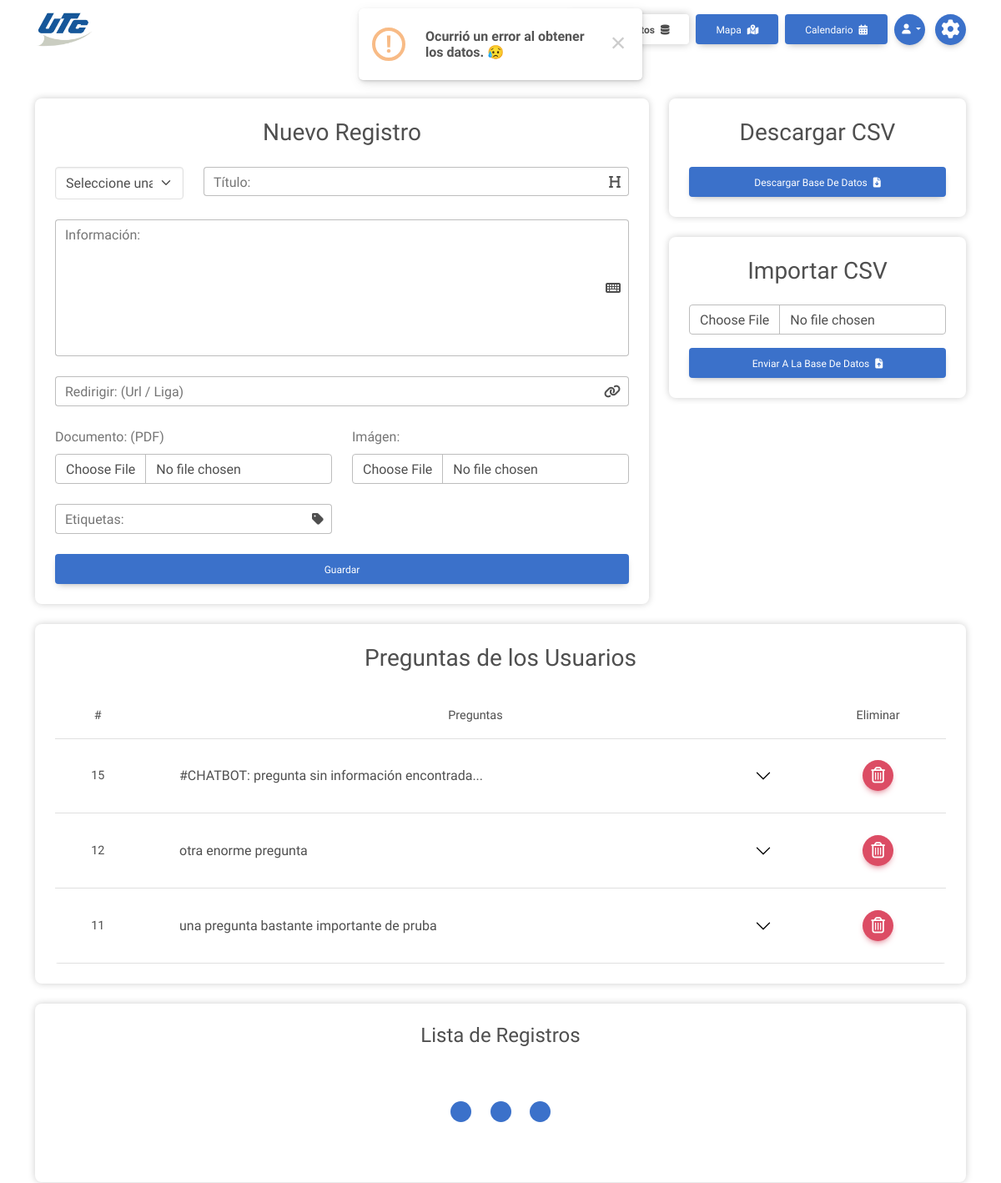
The page /administracion/base_de_datos/ (signed in, upper part) on the database as committed earlier.
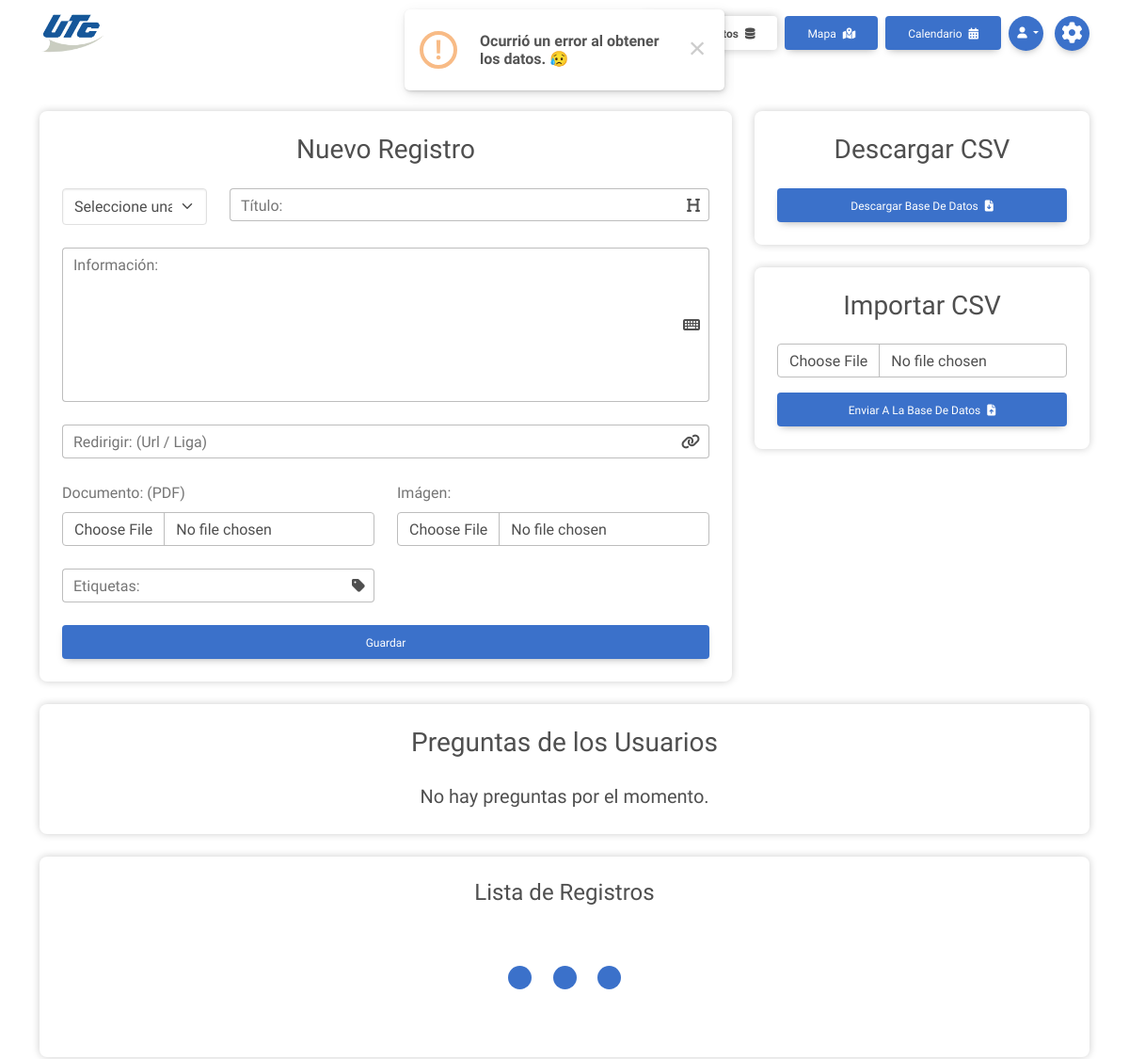
The same page on the database as committed later.
### cross_asistent/models.py (models this page shows)
class Preguntas(models.Model):
    pregunta = models.CharField(max_length=150)
    descripcion = models.TextField(blank=True)
    fecha = models.DateTimeField(auto_now_add=True)
    class Meta:
        verbose_name = "Pregunta"
        verbose_name_plural = "Preguntas"

### cross_asistent/views.py (the view)
# urls.py: path('administracion/base_de_datos/', views.database_page, name='database_page'),
@login_required
@never_cache
def database_page(request):
    context = { 'active_page':'database','pages':functions.pages, 'preguntas_sending':questions_all, 'categorias':categoriasFilter, 'categoriasall':categoriasall }
    return render(request, 'admin/database.html', context)

### cross_asistent/templates/admin/database.html (shortened to what this page needs)
{% extends 'base/widget.html' %}
{% load static %}
{% block link_home %}{% url 'admin' %}{% endblock %}
{% block link_default %}
{% include 'base/widget_links-admin.html' %}
{% endblock %}
{% block extra_head %}
<link rel="stylesheet" href="https://cdn.datatables.net/1.13.1/css/dataTables.bootstrap5.min.css" />
{% endblock %}
{% block content %}
<main class="container container-fluid py-5">
    <div class="row">
        <section class="col-lg-8">
            <section class="card mb-4">
                <div class="card-body">
                    <h3 class="text-center mb-4">Nuevo Registro</h3>
                    <form method="post" action="{% url 'create_database' %}" data-submit-form id="databaseForm" autocomplete="off">
                        <div class="row">
                            <div class="col-md-3">
                                <div class="form-outline mb-4">
                                    <select class="form-select" id="categoria" name="categoria" required>
                                        <option selected disabled hidden>Seleccione una categoría:</option>
                                    </select>
                                </div>
                            </div>
                            <div class="col">
                                <div class="form-outline mb-4" data-mdb-input-init>
                                    <i class="fa-solid fa-heading trailing"></i>
                                    <input type="text" id="titulo" name="titulo" class="form-control form-icon-trailing" required />
                                    <label class="form-label" for="titulo">Título:</label>
                                </div>
                            </div>
                        </div>
                        <div class="form-outline mb-4" data-mdb-input-init>
                            <i class="fa-solid fa-keyboard trailing"></i>
                            <textarea class="form-control form-icon-trailing" id="informacion" name="informacion" rows="6" required></textarea>
                            <label for="informacion" class="form-label">Información:</label>
                        </div>
                        <div class="row">
                            <div class="col-12">
                                <div class="form-outline mb-4" data-mdb-input-init>
                                    <i class="fa-solid fa-link trailing"></i>
                                    <input type="text" id="redirigir" name="redirigir" class="form-control form-icon-trailing" />
                                    <label class="form-label" for="redirigir">Redirigir: (url / liga)</label>
                                </div>
                            </div>
                            <div class="col-md-6">
                                <div class="mb-4">
                                    <label for="documentos" class="form-label">Documento: (PDF)</label>
                                    <input type="file" class="form-control" id="documentos" name="documento" accept="application/pdf">
                                </div>
                            </div>
                            <div class="col-md-6">
                                <div class="mb-4">
                                    <label for="imagenes" class="form-label">Imágen:</label>
                                    <input type="file" class="form-control" id="imagenes" name="imagen" accept="image/jpeg, image/png, image/webp*">
                                </div>
                            </div>
                        </div>
                        <div class="row tag-group">
                            <div class="col-md-6">
                                <div class="form-outline mb-4" data-mdb-input-init>
                                    <i class="fa-solid fa-tag trailing"></i>
                                    <input type="text" id="addTags" name="addTags" class="form-control form-icon-trailing addTags" />
                                    <label class="form-label" for="addTags">Etiquetas:</label>
                                </div>
                            </div>
                            <div class="col-md-6 mb-4 row ps-4 pe-0 allTags" id="allTags" style="gap: 20px;"></div>
                        </div>
                        <button type="submit" class="btn btn_detail btn-block">Guardar</button>
                    </form>
                </div>
            </section>
        </section>
        <section class="col-lg-4">
            <div>
                <div class="card">
                    <div class="card-body">
                        <h3 class="text-center mb-4">Descargar CSV</h3>
                        <form action="{% url 'export_database' %}" method="get">
                            <button type="submit" class="btn btn_detail btn-block">
                                Descargar Base de Datos <i class="fa-solid fa-file-arrow-down ms-1"></i>
                            </button>
                        </form>
                    </div>
                </div>
            </div>
            <div class="my-4">
                <div class="card">
                    <div class="card-body">
                        <div class="mt5">
                            <h3 class="text-center mb-4">Importar CSV</h3>
                            <form method="POST" enctype="multipart/form-data" action="{% url 'import_database' %}" data-submit-form>
                                <div class="mb-3">
                                    <input type="file" name="file" accept=".csv" class="form-control">
                                </div>
                                <button type="submit" class="btn btn_detail btn-block">
                                    Enviar a la Base de Datos <i class="fa-solid fa-file-arrow-up ms-1"></i>
                                </button>
                            </form>
                        </div>
                    </div>
                </div>
            </div>
        </section>
        <section class="mb-4" id="preguntasEnviadas">
            <div class="card">
                <div class="card-body">
                    <h3 class="text-center mb-4">Preguntas de los Usuarios</h3>
                    {% if preguntas_sending %}
                    <div class="table-responsive rounded" id="table-container">
                        <table class="table table_odd align-middle m-0">
                            <thead>
                                <tr class="text-center">
                                    <th class="d-none d-md-table-cell">#</th>
                                    <th>Preguntas</th>
                                    <th>Eliminar</th>
                                </tr>
                            </thead>
                            <tbody>
                                {% for question in preguntas_sending %}
                                <tr class="table_odd_items">
                                    <td class="text-center d-none d-md-table-cell">{{question.id}}</td>
                                    <td>
                                        <div class="accordion accordion-borderless" id="questionList">
                                            <div class="accordion-item">
                                                <h2 class="accordion-header" id="heading_{{question.id}}">
                                                    <div data-mdb-collapse-init class="accordion-button collapsed" type="button" data-mdb-toggle="collapse"
                                                        data-mdb-target="#collapse_{{question.id}}" aria-expanded="false"
                                                        aria-controls="collapse_{{question.id}}">
                                                        {{question.pregunta}}
                                                    </div>
                                                </h2>
                                            </div>
                                        </div>
                                    </td>
                                    <td>
                                        <div class="d-flex justify-content-center align-items-center">
                                            <form method="post" action="{% url 'question_deleted' %}" data-submit-form>
                                                <button title="Editar Usuario" type="submit" class="btn btn-floating btn-danger">
                                                    <i class="fa-regular fa-trash-can fs-12"></i>
                                                </button>
                                            </form>
                                        </div>
                                    </td>
                                </tr>
                                {% endfor %}
                            </tbody>
                        </table>
                    </div>
                    {% else %}
                    <div class="text-center">
                        <p class="lead m-0">No hay preguntas por el momento.</p>
                    </div>
                    {% endif %}
                </div>
        </section>
        <section>
            <div class="card mb-4">
                <div class="card-body text-center">
                    <h4 class="mb-3">Lista de Registros</h4>
                    <div class="d-flex flex-column align-items-center" data-table-load="tbodyDatabase">
                        <div class="pulse-container my-5">
                            <div class="pulse-bubble bg_detail pulse-bubble-1"></div>
                            <div class="pulse-bubble bg_detail pulse-bubble-2"></div>
                            <div class="pulse-bubble bg_detail pulse-bubble-3"></div>
                        </div>
                    </div>
                </div>
            </div>
        </section>
    </div>
</main>
{% endblock %}

### cross_asistent/templates/base/widget.html (shortened to what this page needs)
{% load static %}
<!DOCTYPE html>
<html lang="es" data-mdb-theme="light">
<head>
    {% block extra_head %}{% endblock %}
    <link rel="stylesheet" href="{% static 'libs/mdb_fontawesome.min.css' %}" />
    <link rel="stylesheet" href="{% static 'libs/mdb.min.css' %}" />
    <link rel="stylesheet" href="{% static 'css/styles.min.css' %}" />
</head>
<body>
    {% block navbar %}
    <nav class="navbar navbar-expand-lg">
        <div class="container container-fluid">
            <a class="navbar-brand" href="{% block link_home %}/{% endblock %}">
                <img src="{% static 'img/UTC_logo-plano.webp' %}" alt="UTC logo" />
            </a>
            <div class="m-0 d-flex align-items-center">
                <div class="order-lg-last">
                    <button type="button" class="btn btn-floating btn_detail me-2 me-md-0 ms-md-2" title="Configuraciones" data-mdb-ripple-init
                        data-mdb-modal-init data-mdb-target="#configModal">
                        <i class="fa-solid fa-gear fs-14"></i>
                    </button>
                </div>
                <div class="collapse navbar-collapse position-absolute top-100 flex-grow-0" id="navbarText">
                    <ul class="navbar-nav mb-lg-0 px-2 px-lg-0">
                        {% block link_default %}{% endblock %}
                    </ul>
                </div>
            </div>
        </div>
    </nav>
    {% endblock %}
    {% block content %}{% endblock %}
</body>
</html>

### cross_asistent/templates/base/widget_links-admin.html (shortened to what this page needs)
{% load static %}
<li class="nav-item">
    {% if user.is_authenticated %}
    <a class="btn {% if active_page == 'home' %}btn_secondary{% else %}btn_detail{% endif %} m-1 my-lg-0 d-block" href="{% url 'admin' %}">Inicio </a>
    {% endif %}
</li>
{% for page in pages %}
{% if page.access == 'all' %}
<li class="nav-item">
    <a class="btn {% if active_page == page.name %}btn_secondary{% else %}btn_detail{% endif %} m-1 my-lg-0 d-block" href="{% url page.url %}">
        {{ page.display_name }} <i class="{{ page.icon }} ms-1"></i>
    </a>
</li>
{% elif user.is_staff %}
<li class="nav-item">
    <a class="btn {% if active_page == page.name %}btn_secondary{% else %}btn_detail{% endif %} m-1 my-lg-0 d-block" href="{% url page.url %}">
        {{ page.display_name }} <i class="{{ page.icon }} ms-1"></i>
    </a>
</li>
{% endif %}
{% endfor %}
<li class="nav-item">
    <div class="dropdown">
        <a role="button" class="btn btn_detail btn_lg-circle d-block m-1 my-lg-0 dropdown-toggle" data-mdb-dropdown-init data-mdb-ripple-init
            aria-expanded="false" id="dropdownMenuUser">
            <span class="d-inline d-lg-none">{{ user.username }} </span> <i class="fa-solid fa-user ms-1"></i>
        </a>
    </div>
</li>

Rows that differ between the two databases and show on the page:
removed Preguntas: id "15", pregunta "#CHATBOT: pregunta sin información encontrada..."
removed Preguntas: id "12", pregunta "otra enorme pregunta"
removed Preguntas: id "11", pregunta "una pregunta bastante importante de pruba"
Other text that changed with them:
text no longer shown: "# Preguntas Eliminar"
text now shown: "No hay preguntas por el momento."
